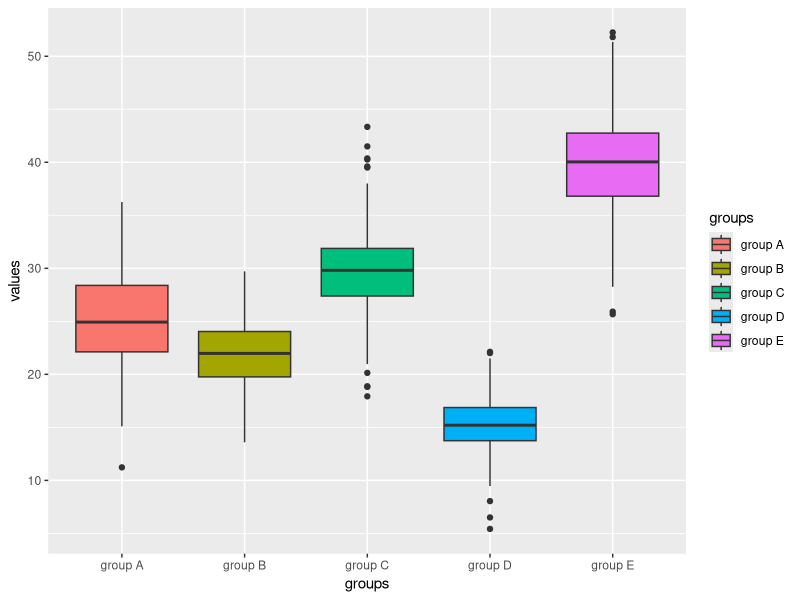
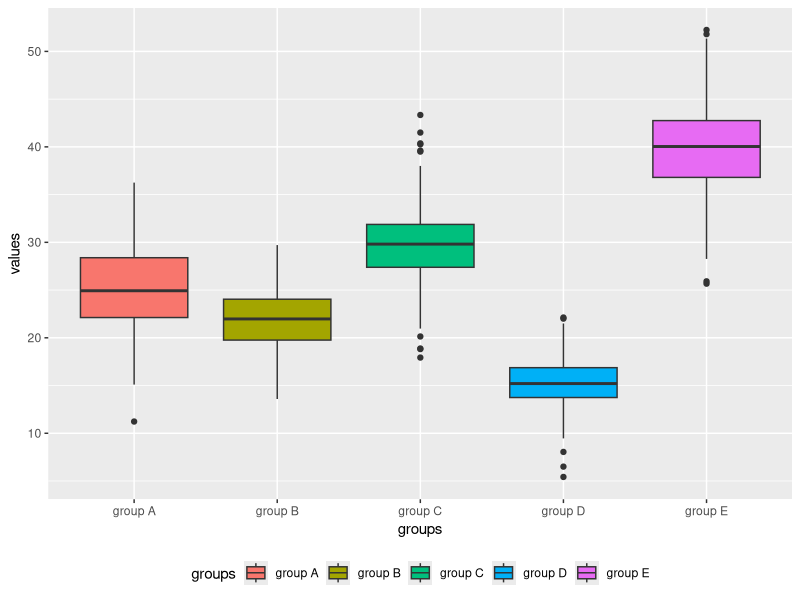
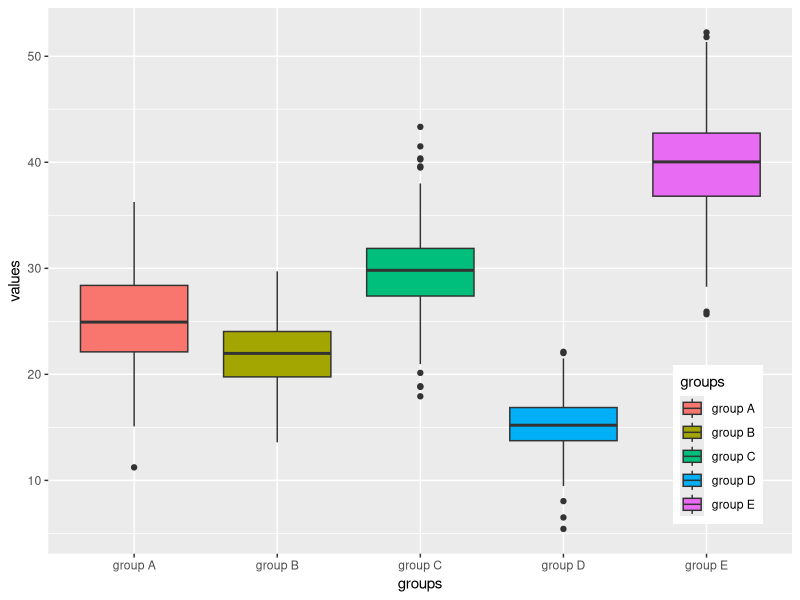
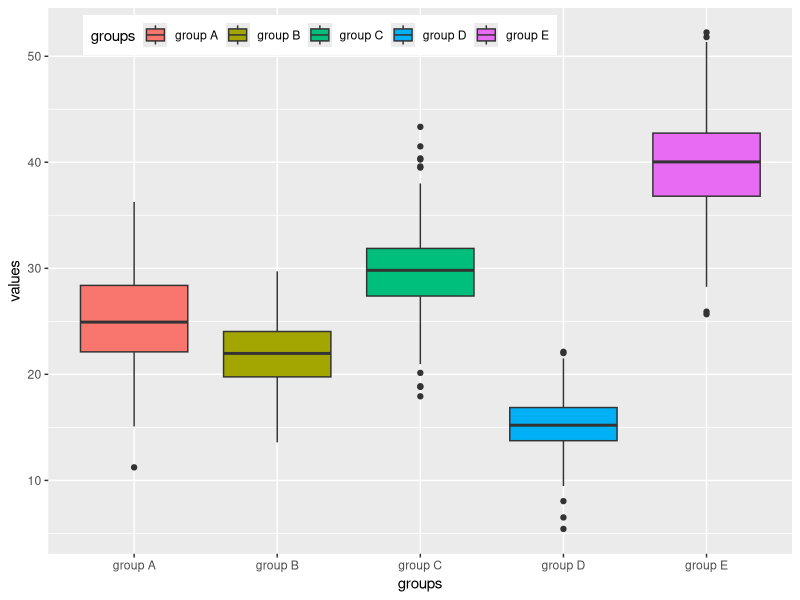
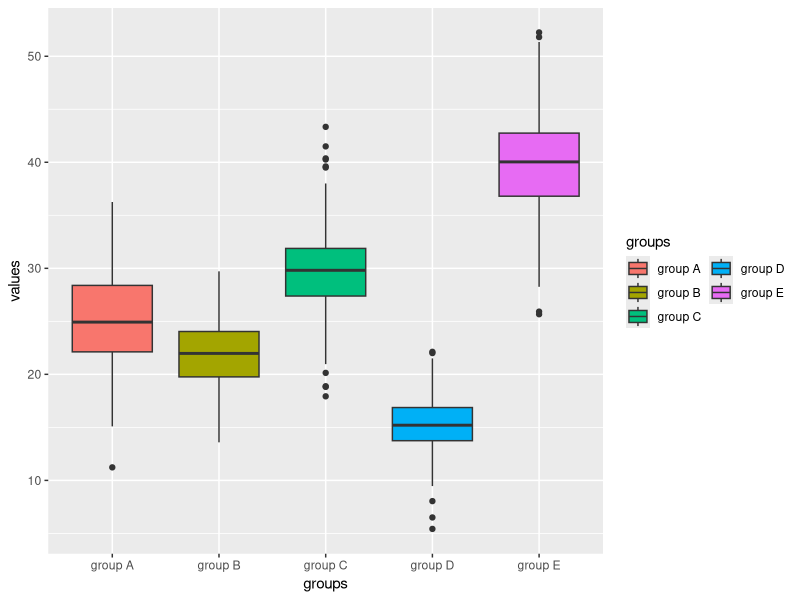
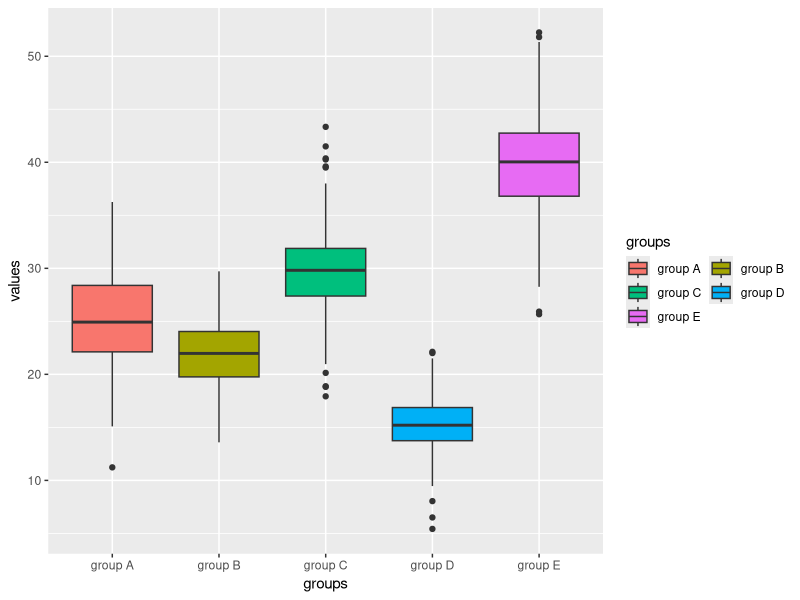
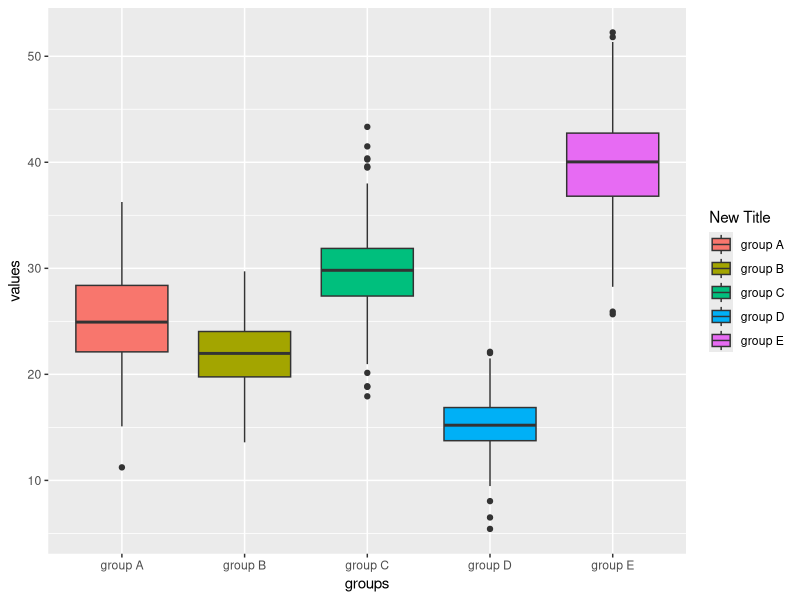
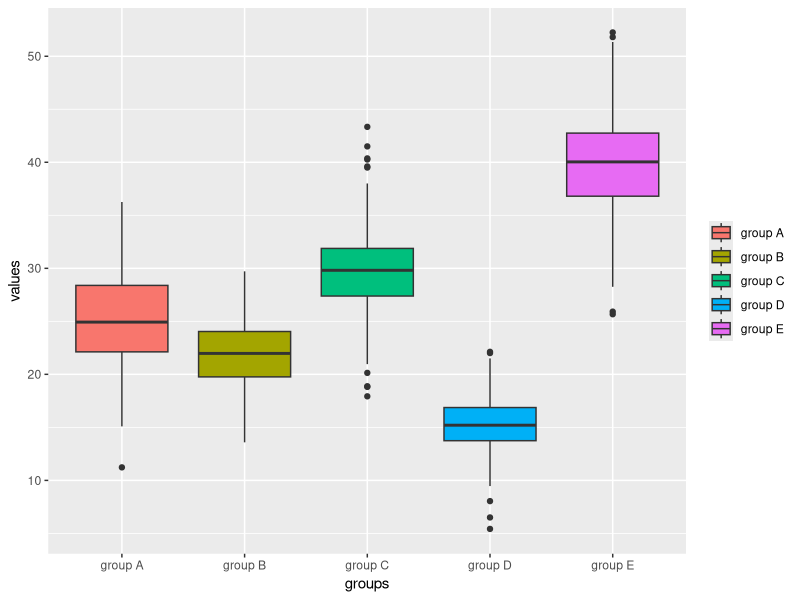

These figures' R source, in order:
## ---- chunk 1
knitr::opts_chunk$set(echo = TRUE, fig.align='center')

# title: Legend
# author: jonathan
# revised: 15/3/2020 

WEB <- c("https://bioceed.uib.no/dropfolder/bioSTATS/Rmd/Visualizing/Essential/legend.html")
GIT <- c("https://github.com/jonathansoule/biostats/blob/master/Visualizing/Essential/legend.Rmd")
library(ggplot2)

# variable 1
values <- c(rnorm(150, mean=25, sd=5), rnorm(150, mean=22, sd=3), rnorm(150, mean=30, sd=4), rnorm(150, mean=15, 3), rnorm(150, mean=40, sd=5))
# variable 2
groups <- c(rep("group A", 150), rep("group B", 150), rep("group C", 150), rep("group D", 150), rep("group E", 150))
# dataframe
df <- data.frame(groups, values)
## ---- chunk 2
baseplot <- ggplot(df, aes(groups, values)) +
  geom_boxplot(aes(fill = groups))
baseplot
## ---- chunk 3
baseplot +
  theme(legend.position = "bottom")
## ---- chunk 4
baseplot +
  theme(legend.position = c(0.9, 0.2))
## ---- chunk 5
baseplot +
  theme(legend.position = c(0.365, 0.95), legend.direction = "horizontal")
## ---- chunk 6
baseplot +
  guides(fill= guide_legend(ncol = 2))
## ---- chunk 7
baseplot +
  guides(fill= guide_legend(ncol = 2, byrow = TRUE))
## ---- chunk 8
baseplot +
  labs(fill="New Title")
## ---- chunk 9
baseplot +
  theme(legend.title = element_blank())
## ---- chunk 10
baseplot +
  theme(legend.title = element_text(face = "bold", color ="red", size=11))
## ---- chunk 11
baseplot +
  theme(legend.background = element_rect(fill = "lightblue", color = "red", size = 2))
